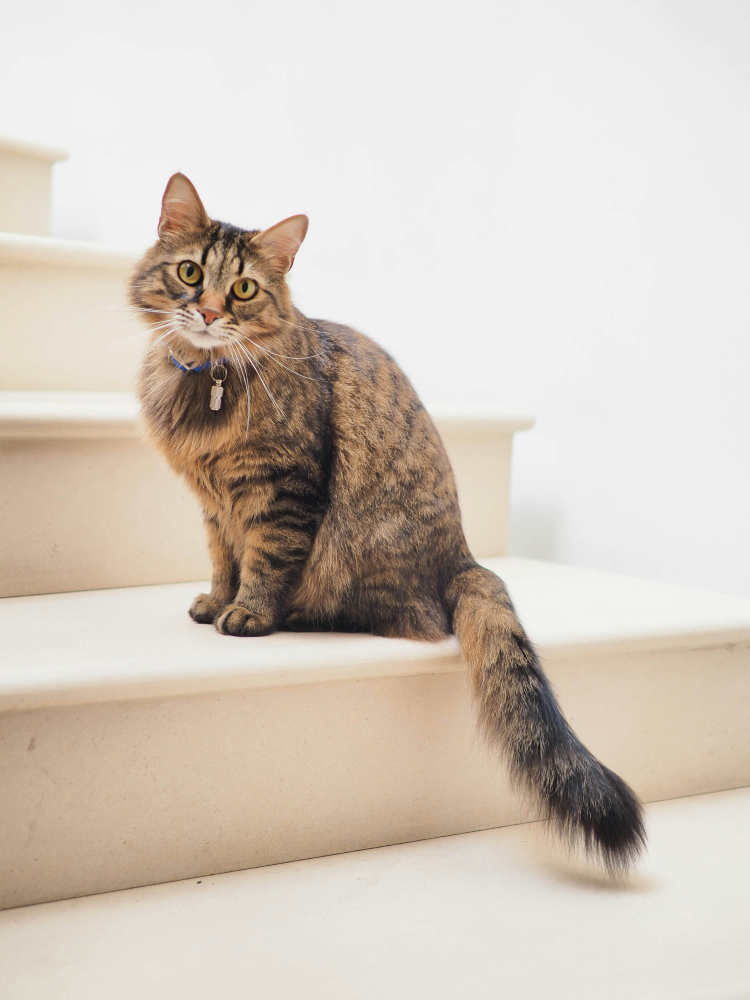
#> input picture image/cat2.jpeg, 3000 x 3999 px (shown at 1/4 size)
$ jupyter execute index7.ipynb
#> lines starting #> are read from the running program, lines starting #| are printed output that depends on the picture
[cell 1]
import cv2
import numpy as np

[cell 2]
img = cv2.imread("image/cat2.jpeg")
#> img is the input picture: shape (3999, 3000, 3); mean B, G, R 190.1, 200.8, 211.2
img = cv2.resize(img,(300,300))
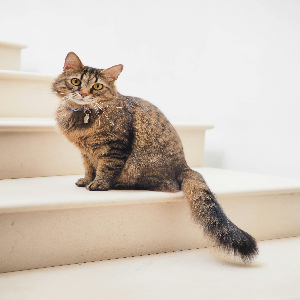
#> img: shape (300, 300, 3); mean B, G, R 190, 200.7, 211.1
img1 = cv2.copyMakeBorder(img,20,20,20,20,cv2.BORDER_CONSTANT,None,value = 2)
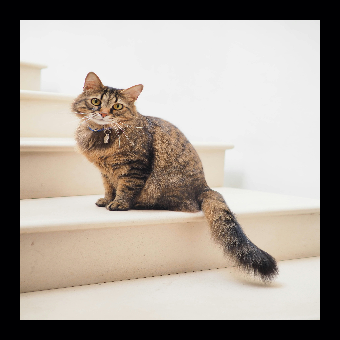
#> img1: shape (340, 340, 3); mean B, G, R 148.4, 156.3, 164.4
img1 = cv2.resize(img1,(300,300))
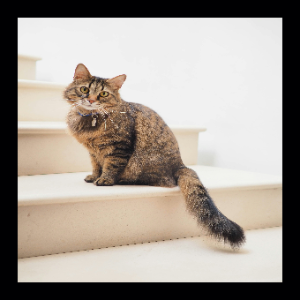
#> img1: shape (300, 300, 3); mean B, G, R 148.3, 156.2, 164.3
h = np.hstack((img,img1))
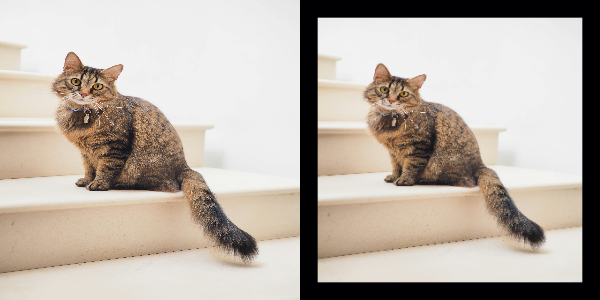
#> h: shape (300, 600, 3); mean B, G, R 169.1, 178.5, 187.7

cv2.imshow("Cat",h)
cv2.waitKey(0)
cv2.destroyAllWindows()
